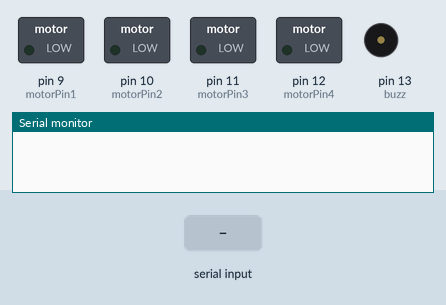
Bench run of a sketch on a simulated Arduino Uno, built with avr-gcc and run on an emulated ATmega328P. Shown: switched loads named in the sketch (green lamp = pin HIGH), buzzer (waves = sounding, pin HIGH), the last lines printed to the serial monitor. The test bench sets the inputs (shaded band).

Above: at 1.2 s.
1.3 s: "F" received over Serial
At 1.7 s:
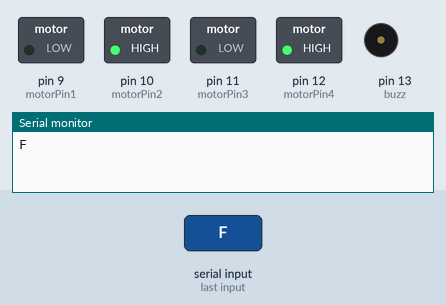
2.8 s: "B" received over Serial
At 4.0 s:
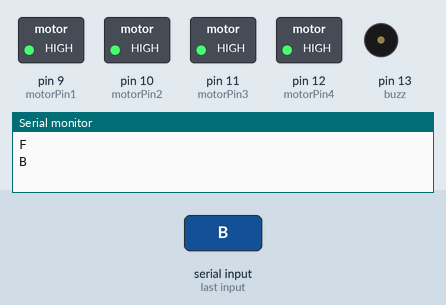
Timing chart, 0 to 5.8 s (numbered marks = the images above; inputs shaded):
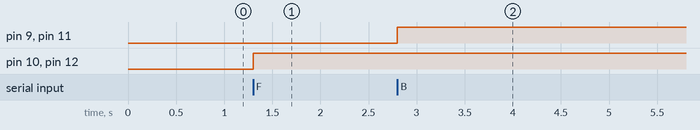

The sketch:

sketch1.ino
```cpp
#include <SoftwareSerial.h>
SoftwareSerial ss(7, 8);

char t;
const int buzz= 13;
int state = LOW;
int val = 0;
int sensor = 6;

int rainSensorPin = 5;
const int ldrPin = A0;
const int xInput = A0;
const int yInput = A1;
const int zInput = A2;

int motorPin1 = 9;
int motorPin2 = 10;
int motorPin3 = 11;
int motorPin4 = 12;

int RawMin = 0;
int RawMax = 1023;
const int sampleSize = 10;

void setup() {
  analogReference(EXTERNAL);
  Serial.begin(9600);
  ss.begin(9600);
  pinMode(buzz, OUTPUT);
  pinMode(sensor,INPUT);
  pinMode(ldrPin, INPUT);
  pinMode(motorPin1, OUTPUT);
  pinMode(motorPin2, OUTPUT);
  pinMode(motorPin3, OUTPUT);
  pinMode(motorPin4, OUTPUT);
  pinMode(12,OUTPUT);   //left motors reverse
  pinMode(11,OUTPUT);   //right motors forward
  pinMode(10,OUTPUT);   //right motors reverse
  pinMode(9,OUTPUT);}

#
void MOIST(){
  int rainValue = digitalRead(rainSensorPin);
  if (rainValue == HIGH) {
    Serial.println("Water detected.");
    }
  else {
    Serial.println("No water detected.");
  }

  delay(1000); }

void MOTION(){
  val = digitalRead(sensor);
  if (val == HIGH) {
    delay(100);
    if (state == LOW) {
      Serial.println("Motion detected!");
      state = HIGH;       // update variable state to HIGH
    }}
  else {
      if (state == HIGH){
        Serial.println("Motion stopped!");
        state = LOW;       // update variable state to LOW
    }
  }}

void GPS(){
  while (ss.available() > 0){
    // get the byte data from the GPS
    byte gpsData = ss.read();
    Serial.write(gpsData);
 }}

void LDR() {
  int ldr = analogRead(ldrPin);
  delay(250);
  Serial.print("LDR : ");
  Serial.println(ldr);}

void ACC() {
	int xRaw = ReadAxis(xInput);
	int yRaw = ReadAxis(yInput);
	int zRaw = ReadAxis(zInput);

	long xScaled = map(xRaw, RawMin, RawMax, -3000, 3000);
	long yScaled = map(yRaw, RawMin, RawMax, -3000, 3000);
	long zScaled = map(zRaw, RawMin, RawMax, -3000, 3000);

	float xAccel = xScaled / 1000.0;
	float yAccel = yScaled / 1000.0;
	float zAccel = zScaled / 1000.0;

	Serial.print("X, Y, Z  :: ");
	Serial.print(xRaw);
	Serial.print(", ");
	Serial.print(yRaw);
	Serial.print(", ");
	Serial.print(zRaw);
	Serial.print(" :: ");
	Serial.print(xAccel,0);
	Serial.print("G, ");
	Serial.print(yAccel,0);
	Serial.print("G, ");
	Serial.print(zAccel,0);
	Serial.println("G");
	delay(250);}
int ReadAxis(int axisPin){
  long reading = 0;
	analogRead(axisPin);
	delay(1);
	for (int i = 0; i < sampleSize; i++){
	reading += analogRead(axisPin);}
	return reading/sampleSize;}


void loop(){
 if(Serial.available()){
  t = Serial.read();
  Serial.println(t);}
if(t == 'F'){
digitalWrite(12,HIGH);
digitalWrite(10,HIGH);}

else if (t == 'A'){
ACC();}

    else if(t == 'B'){
  digitalWrite(11,HIGH);
  digitalWrite(9,HIGH);
  }

    else if(t == 'L'){
  digitalWrite(10,HIGH);
  }

    else if(t == 'R'){
  digitalWrite(12,HIGH);
  }
    else {
  digitalWrite(13,LOW);
  digitalWrite(12,LOW);
  digitalWrite(11,LOW);
  digitalWrite(10,LOW);
}}
```

Measured:
- after the input at 1.3 s, pin 10 (motorPin2), pin 12 (motorPin4): LOW → HIGH at once
- after the input at 2.8 s, pin 9 (motorPin1), pin 11 (motorPin3): LOW → HIGH at once
